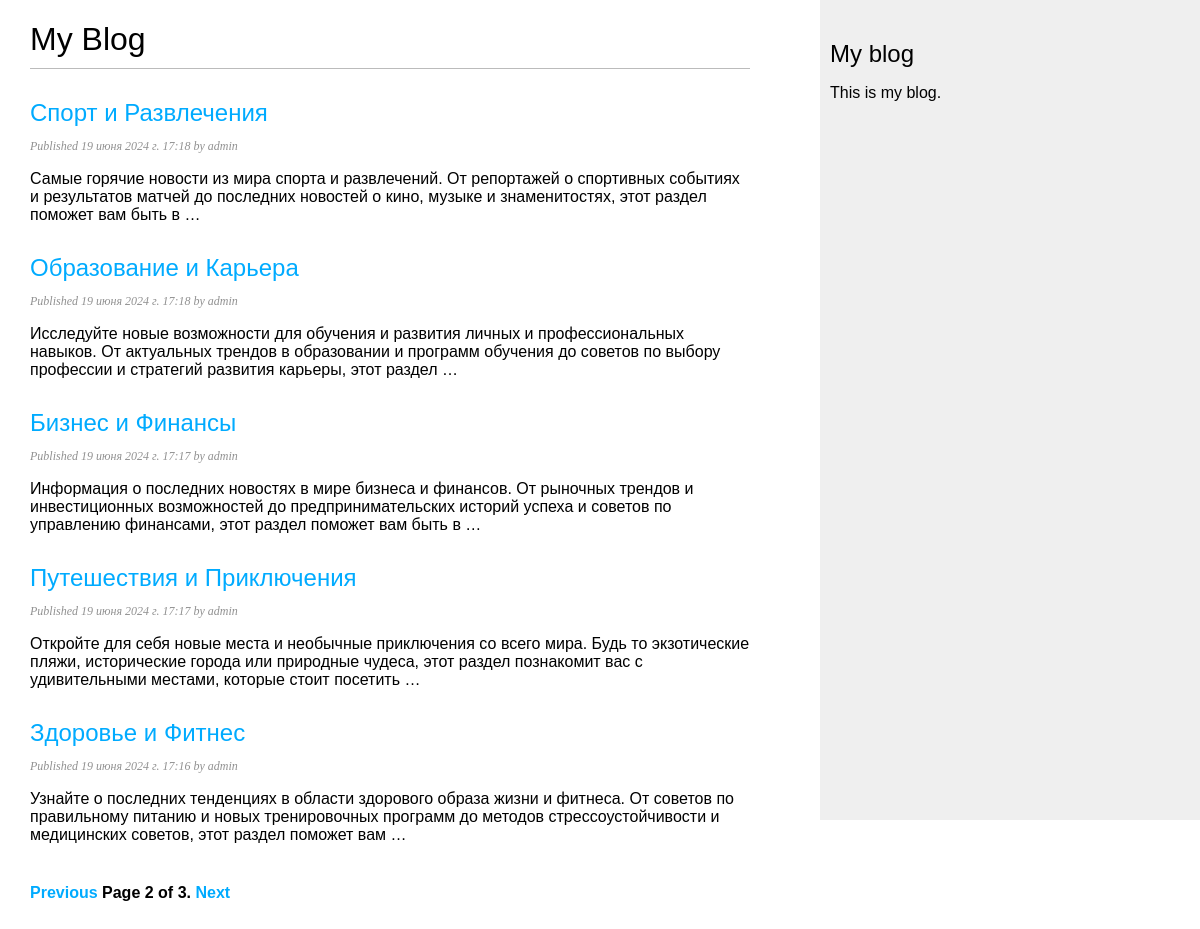
Screenshot of /blog/?page=2 with the database file from the repository.
### blog/models.py (models this page shows, shortened)
class Post(models.Model):
    class Status(models.TextChoices):
        DRAFT = 'DF', 'Draft'
        PUBLISHED = 'PB', 'Published'
    title = models.CharField(max_length=250)
    slug = models.SlugField(max_length=250,
                            unique_for_date='publish')
    author = models.ForeignKey(User, on_delete=models.CASCADE,
                               related_name='blog_post')
    body = models.TextField()
    publish = models.DateTimeField(default=timezone.now)
    created = models.DateTimeField(auto_now_add=True)
    updated = models.DateTimeField(auto_now=True)
    status = models.CharField(max_length=2,
                              choices=Status.choices,
                              default=Status.DRAFT)
    objects = models.Manager()  # менеджер, применяемый по умолчанию
    published = PublishedManager()  # конкретно-прикладной менеджер
    class Meta:
        ordering = ['-publish']
        indexes = [
            models.Index(fields=['-publish'])
        ]
    def get_absolute_url(self):
        return reverse('blog:post_detail',
                       args=[self.publish.year,
                             self.publish.month,
                             self.publish.day,
                             self.slug])

### blog/views.py (the view)
# urls.py: path('', views.PostListView.as_view(), name='post_list'),
class PostListView(ListView):
    queryset = Post.published.all()
    context_object_name = 'posts'
    paginate_by = 5
    template_name = 'blog/post/list.html'

### blog/templates/blog/post/list.html (shortened to what this page needs)
{% extends "blog/base.html" %}
{% block content %}
    <h1>My Blog</h1>
        {% for post in posts %}
        <h2>
            <a href="{{ post.get_absolute_url }}">
                {{ post.title }}
            </a>
        </h2>
        <p class="date">
            Published {{ post.publish }} by {{ post.author }}
        </p>
        {{ post.body|truncatewords:30|linebreaks }}
        {% endfor %}
    {% include "pagination.html" with page=page_obj %}
{% endblock %}

### blog/static/css/blog.css (style rules this page uses)
body { margin:0; padding:0; font-family:helvetica, sans-serif; }
a { color:#00abff; text-decoration:none; }
h1 { font-weight:normal; border-bottom:1px solid #bbb; padding:0 0 10px 0; }
h2 { font-weight:normal; margin:30px 0 0; }
p.date { color:#919191; font-family: georgia, serif; font-size: 12px; font-style: italic; }

### rows the page displays
Post: title "Спорт и Развлечения", publish "19 июня 2024 г. 17:18", author "admin", body "Самые горячие новости из мира спорта и развлечений. От репортажей о спортивных событиях и результатов матчей до последних новостей о кино, музыке и знаменитостях, этот раздел поможет вам быть в …"
Post: title "Образование и Карьера", publish "19 июня 2024 г. 17:18", author "admin", body "Исследуйте новые возможности для обучения и развития личных и профессиональных навыков. От актуальных трендов в образовании и программ обучения до советов по выбору профессии и стратегий развития карьеры, этот раздел …"
Post: title "Бизнес и Финансы", publish "19 июня 2024 г. 17:17", author "admin", body "Информация о последних новостях в мире бизнеса и финансов. От рыночных трендов и инвестиционных возможностей до предпринимательских историй успеха и советов по управлению финансами, этот раздел поможет вам быть в …"
Post: title "Путешествия и Приключения", publish "19 июня 2024 г. 17:17", author "admin", body "Откройте для себя новые места и необычные приключения со всего мира. Будь то экзотические пляжи, исторические города или природные чудеса, этот раздел познакомит вас с удивительными местами, которые стоит посетить …"
Post: title "Здоровье и Фитнес", publish "19 июня 2024 г. 17:16", author "admin", body "Узнайте о последних тенденциях в области здорового образа жизни и фитнеса. От советов по правильному питанию и новых тренировочных программ до методов стрессоустойчивости и медицинских советов, этот раздел поможет вам …"

### other values shown
{{ page.number }} "2"
{{ page.paginator.num_pages }} "3"
